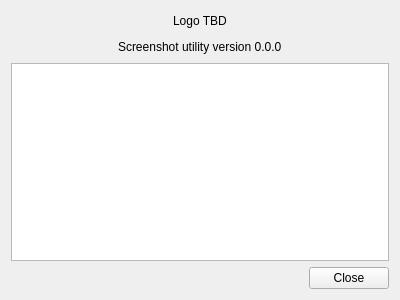
<?xml version="1.0" encoding="UTF-8"?>
<ui version="4.0">
 <class>AboutWindow_UI</class>
 <widget class="QWidget" name="AboutWindow_UI">
  <property name="geometry">
   <rect>
    <x>0</x>
    <y>0</y>
    <width>400</width>
    <height>300</height>
   </rect>
  </property>
  <property name="windowTitle">
   <string>About application</string>
  </property>
  <property name="locale">
   <locale language="English" country="World"/>
  </property>
  <layout class="QVBoxLayout" name="verticalLayout">
   <item>
    <layout class="QHBoxLayout" name="horizontalLayout_3">
     <item>
      <spacer name="horizontalSpacer_2">
       <property name="orientation">
        <enum>Qt::Orientation::Horizontal</enum>
       </property>
       <property name="sizeHint" stdset="0">
        <size>
         <width>40</width>
         <height>20</height>
        </size>
       </property>
      </spacer>
     </item>
     <item>
      <widget class="QLabel" name="About_LogoLabel">
       <property name="text">
        <string>Logo TBD</string>
       </property>
      </widget>
     </item>
     <item>
      <spacer name="horizontalSpacer_3">
       <property name="orientation">
        <enum>Qt::Orientation::Horizontal</enum>
       </property>
       <property name="sizeHint" stdset="0">
        <size>
         <width>40</width>
         <height>20</height>
        </size>
       </property>
      </spacer>
     </item>
    </layout>
   </item>
   <item>
    <layout class="QHBoxLayout" name="horizontalLayout_4">
     <item>
      <spacer name="horizontalSpacer_4">
       <property name="orientation">
        <enum>Qt::Orientation::Horizontal</enum>
       </property>
       <property name="sizeHint" stdset="0">
        <size>
         <width>40</width>
         <height>20</height>
        </size>
       </property>
      </spacer>
     </item>
     <item>
      <widget class="QLabel" name="About_NameVersionLabel">
       <property name="text">
        <string>Screenshot utility version 0.0.0</string>
       </property>
      </widget>
     </item>
     <item>
      <spacer name="horizontalSpacer_5">
       <property name="orientation">
        <enum>Qt::Orientation::Horizontal</enum>
       </property>
       <property name="sizeHint" stdset="0">
        <size>
         <width>40</width>
         <height>20</height>
        </size>
       </property>
      </spacer>
     </item>
    </layout>
   </item>
   <item>
    <widget class="QTextBrowser" name="About_AboutTextbrowser"/>
   </item>
   <item>
    <layout class="QHBoxLayout" name="horizontalLayout">
     <item>
      <spacer name="horizontalSpacer">
       <property name="orientation">
        <enum>Qt::Orientation::Horizontal</enum>
       </property>
       <property name="sizeHint" stdset="0">
        <size>
         <width>40</width>
         <height>20</height>
        </size>
       </property>
      </spacer>
     </item>
     <item>
      <widget class="QPushButton" name="About_CloseButton">
       <property name="text">
        <string>Close</string>
       </property>
      </widget>
     </item>
    </layout>
   </item>
  </layout>
 </widget>
 <resources/>
 <connections/>
</ui>
